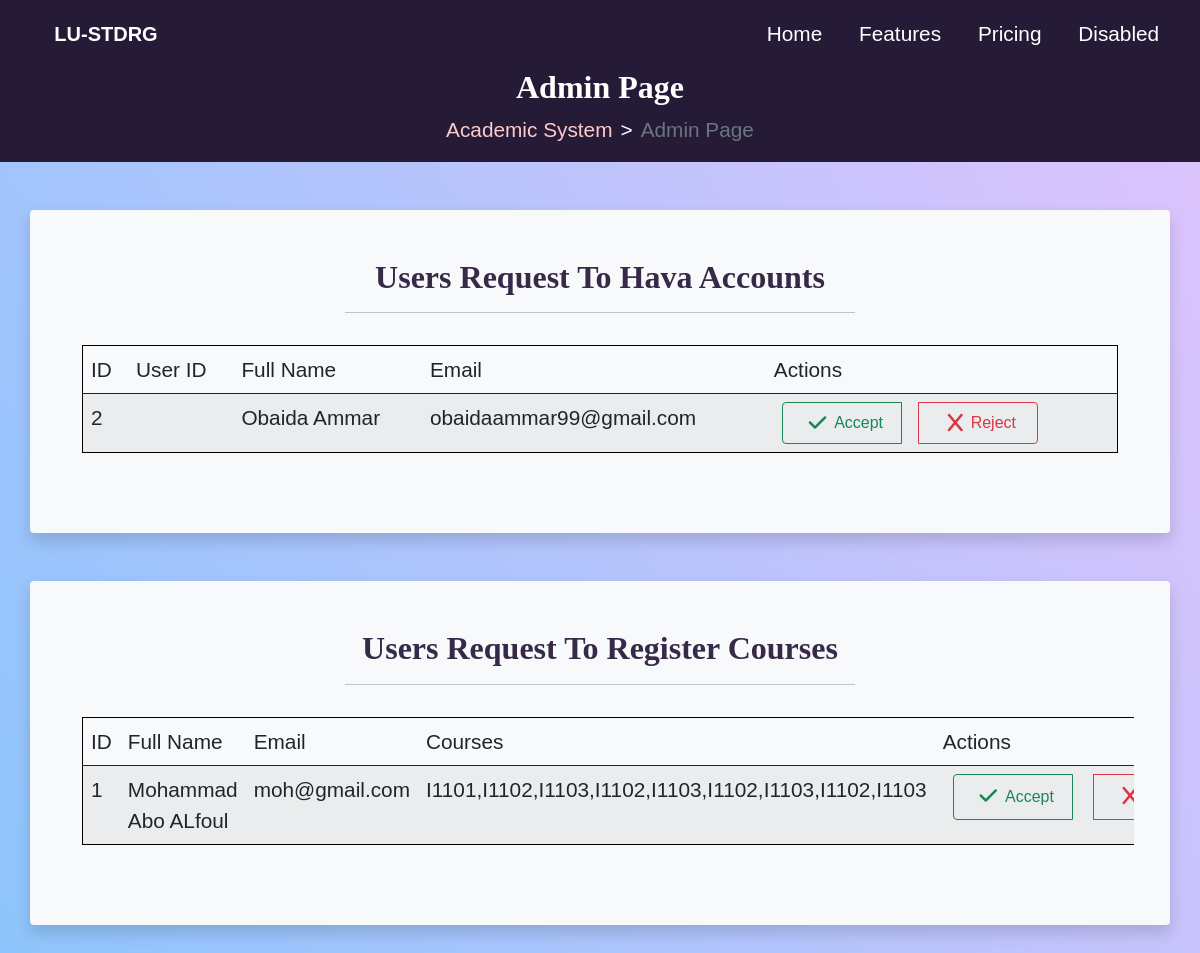
Before: /admin-page.php with the older database file.
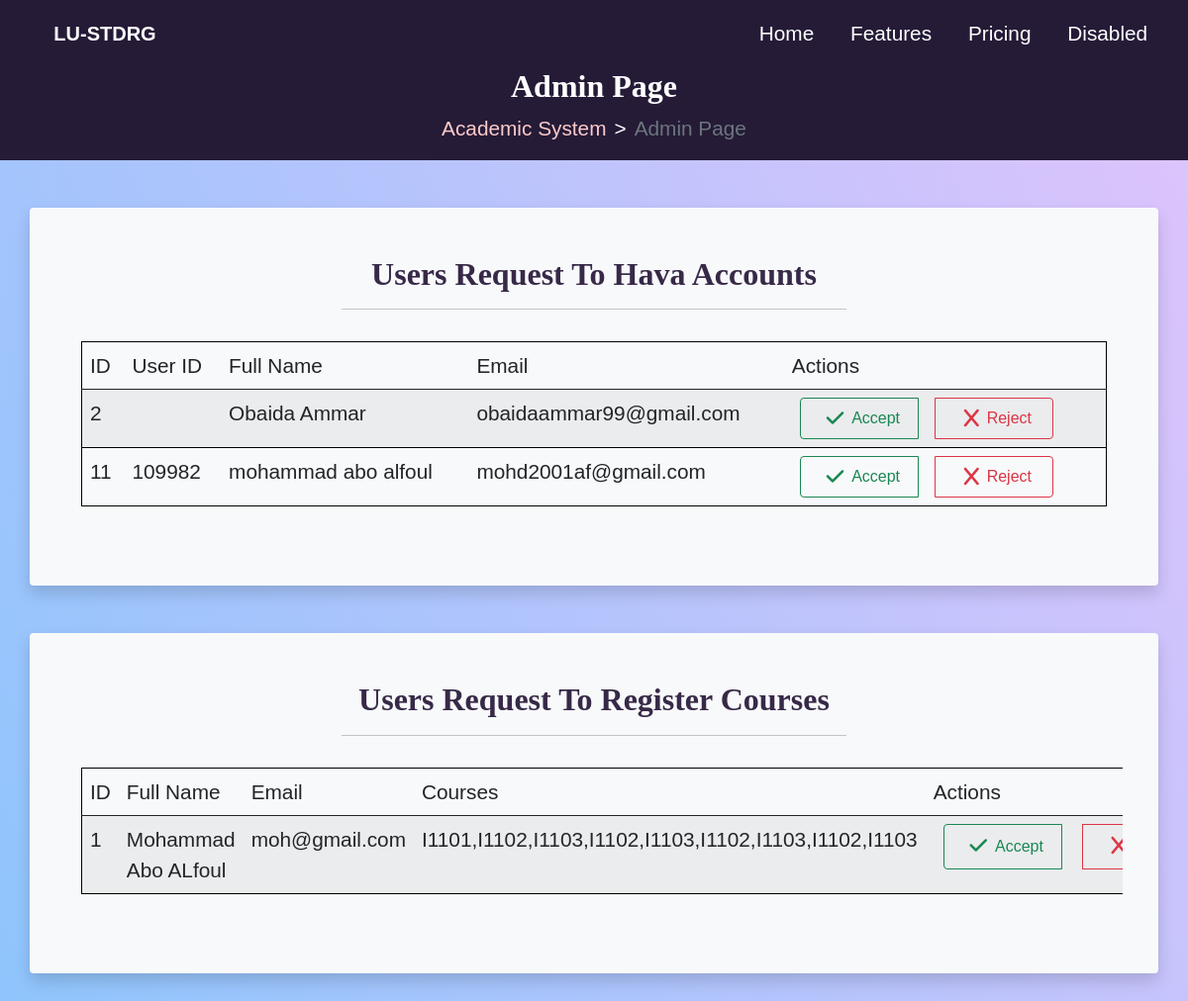
After: the same page with the newer database file.
### tables this page shows
CREATE TABLE `users` (
  `Id` int(11) NOT NULL,
  `UserId` varchar(10) DEFAULT NULL,
  `Fname` varchar(20) NOT NULL,
  `Lname` varchar(20) NOT NULL,
  `Email` varchar(30) NOT NULL,
  `Password` char(60) NOT NULL,
  `Admin` tinyint(1) NOT NULL
);

### classes/dal.php (called while the page is built, shortened)
<?php
    class DAL{
        private $servername = "localhost";
        private $username = "root";
        private $password = "";
        private $dbname = "FacultyOfScience";
        public function getConnection(){
            return new mysqli($this->servername, $this->username, $this->password, $this->dbname);
        }
        public function getData($sql) {
            $conn = $this->getConnection();
            $result = $conn->query($sql);
            if ( $result ) {
                $array = $result->fetch_all( MYSQLI_ASSOC );
                return $array;
            } else {
                echo mysqli_error( $conn );
            }
        }
    }
?>

### classes/user_dal.php (called while the page is built, shortened)
<?php
 class User_DAL extends DAL {
    public function getUserRequestToJoinSite(){
        $sql="SELECT
        users.Id,
        users.UserId,
        users.Fname,
        users.Lname,
        users.Email,
        users.Password
    FROM
        users
    WHERE
        users.Admin = 0";
    return $this->getData($sql);
    }
 }
?>

### admin-page.php (the view, shortened to what this page needs)
<!DOCTYPE html>
<html lang="en">
<head>
    <link rel="stylesheet" href="css/bootstrap.css">
    <link rel="stylesheet" href="css/datatable.css">
    <link rel="stylesheet" href="FontAwesome/css/all.min.css">
    <link rel="stylesheet" href="css/admin-page-style.css">
</head>
<body>
  <?php
   require("classes/dal.php");
   require("classes/user_dal.php");
   $user_dal=new User_DAL();
   $users_requests=$user_dal->getUserRequestToJoinSite();
  ?>
    <div class="container-fluid w-100 p-0 m-0">
        <nav class="navbar navbar-expand-lg navbar-light bg-light sticky-top">
            <div class="container-fluid">
                <a class="navbar-brand" href="#">
                    <span class="navbar-title">LU-STDRG</span>
                </a>
                <div class="collapse navbar-collapse justify-content-end ms-auto" id="navbarNavCollapse">
                    <ul class="navbar-nav navbarItems">
                        <li class="nav-item">
                            <a class="nav-link active" aria-current="page" href="#">Home</a>
                        </li>
                        <li class="nav-item">
                            <a class="nav-link" href="#">Features</a>
                        </li>
                        <li class="nav-item">
                            <a class="nav-link" href="#">Pricing</a>
                        </li>
                        <li class="nav-item">
                            <a class="nav-link disabled" href="#" tabindex="-1" aria-disabled="true">Disabled</a>
                        </li>
                    </ul>
                </div>
            </div>
        </nav>
        <div class="row" id="breadcrumb_navbar">
            <div class="col-12">
                <div class="row">
                    <div class="col-12">
                        <h2 class="page-title text-white">Admin Page</h2>
                    </div>
                </div>
                <div class="row">
                    <div class="col-12 d-flex justify-content-center">
                        <nav style="--bs-breadcrumb-divider: '>';" aria-label="breadcrumb">
                            <ol class="breadcrumb">
                                <li class="breadcrumb-item"><a href="#">Academic System</a></li>
                                <li class="breadcrumb-item active" aria-current="page">Admin Page</li>
                            </ol>
                        </nav>
                    </div>
                </div>
            </div>
        </div>
        <section id="users_accounts_request_section">
            <div class="container mt-5 bg-light rounded shadow p-5 mb-5 mx-sm-3 mx-lg-auto">
                <div class="row d-flex justify-content-center">
                    <div class="col-sm-12 col-md-10 col-lg-6">
                        <h2 class="page-title">Users Request To Hava Accounts</h2>
                        <hr>
                    </div>
                </div>
                <div class="row">
                    <div class="col-12 overflow-auto p-3">
                        <table class="table table-striped" id="users_accounts_request_table">
                            <thead>
                                <tr>
                                    <td>ID</td>
                                    <td>User ID</td>
                                    <td>Full Name</td>
                                    <td>Email</td>
                                    <td>Actions</td>
                                </tr>
                            </thead>
                            <tbody>
                              <?php
                              foreach($users_requests as $v){
                                ?>
                                <tr>
                                  <td class="p-2"><?php echo $v['Id']; ?></td>
                                  <td class="p-2"><?php echo $v['UserId']; ?></td>
                                  <td class="p-2"><?php echo $v['Fname'].' '.$v['Lname']; ?></td>
                                  <td class="p-2"><?php echo $v['Email']; ?></td>
                                  <td class="p-2">
                                        <div class="btn-group">
                                            <button
                                                class="btn btn-outline-success accept-student-account-btn p-2 mx-2"><i
                                                    class="fa-solid fa-check fa-lg mx-2 rounded"></i>Accept</button>
                                            <button
                                                class="btn btn-outline-danger reject-student-account-btn p-2 mx-2"><i
                                                    class="fa-solid fa-x fa-lg mx-2 rounded"></i>Reject</button>
                                        </div>
                                    </td>
                                </tr>
                              <?php
                              }
                              ?><!--
                            </tbody>
                        </table>
                    </div>
                </div>
            </div>
        </section>
        <section id="student_register_courses_request_section">
            <div class="container mt-5 bg-light rounded shadow p-5 mb-5 mx-sm-3 mx-lg-auto">
                <div class="row d-flex justify-content-center">
                    <div class="col-sm-12 col-md-10 col-lg-6">
                        <h2 class="page-title">Users Request To Register Courses</h2>
                        <hr>
                    </div>
                </div>
                <div class="row">
                    <div class="col-12 overflow-auto p-3">
                        <table class="table table-striped" id="student_register_courses_request_table">
                            <thead>
                                <tr>
                                    <td>ID</td>
                                    <td>Full Name</td>
                                    <td>Email</td>
                                    <td>Courses</td>
                                    <td>Actions</td>
                                </tr>
                            </thead>
                            <tbody>
                                <tr>
                                    <td>1</td>
                                    <td>Mohammad Abo ALfoul</td>
                                    <td>moh@gmail.com</td>
                                    <td>I1101,I1102,I1103,I1102,I1103,I1102,I1103,I1102,I1103</td>
                                    <td class="">
                                        <div class="btn-group">
                                            <button class="btn btn-outline-success accept-student-registration-btn"><i
                                                    class="fa-solid fa-check fa-lg mx-2 mt-2 rounded"></i>Accept</button>
                                            <button class="btn btn-outline-danger reject-student-registration-btn"><i
                                                    class="fa-solid fa-x fa-lg mx-2 mt-2 rounded"></i>Reject</button>
                                        </div>
                                    </td>
                                </tr>
                            </tbody>
                        </table>
                    </div>
                </div>
            </div>
        </section>
    </div>
</body>
</html>

### css/datatable.css (style rules this page uses)
:root { --dt-row-selected: 13, 110, 253; --dt-row-selected-text: 255, 255, 255; --dt-row-selected-link: 9, 10, 11 }

### css/admin-page-style.css (style rules this page uses)
:root { --darker-color: rgb(37,27,55); --dark-color: rgb(55,41,72); --light-color: rgb(255,202,202); --lighter-color: rgb(255,236,239); --yellow-color: rgb(255, 217, 61); --green-color: rgb(224, 255, 19); --departments-cards: #ECF2FF; --font-family: 'Poppins',sans-serif; --font-size: 1.3rem; --bg-gradient: linear-gradient(62deg, #8EC5FC 0%, #E0C3FC 100%); --font-family: 'Poppins',sans-serif; --font-size: 1.3rem; }
body { min-height: 100vh; background: var(--bg-gradient); font-family: var(--font-family); font-size: var(--font-size); }
.navbar { background-color: var(--darker-color) !important; z-index: 3 !important; padding: 0.5em 1em !important; color: white !important; }
.navbar-brand .navbar-title { text-decoration: none; margin-left: 1rem; font-weight: 600; white-space: nowrap; color: white; }
#navbarNavCollapse { transition: all 0.5s !important; }
.navbarItems .nav-item .nav-link { color:white !important; margin-left: 1em !important; transition: all 0.5s ease-in !important; }
#breadcrumb_navbar { background-color: var(--darker-color) !important; color: white !important; margin-top: 0px; margin-right: 0px; margin-left: 0px; transition: all 0.7s; }
.breadcrumb-item a { text-decoration: none !important; color: var(--light-color) !important; transition: all 0.5s; }
.breadcrumb-item::before { color: white !important; }
.page-title { font-family: 'Courgette' !important; font-weight: 600; color: var(--dark-color); text-align: center; }
table { border: 1px solid black !important; }
table tbody tr td button { padding: 10px !important; width: 120px !important; margin-bottom: auto !important; margin-left: 10px !important; margin-right: 10px !important; white-space: nowrap !important; transition: all 0.7s !important; }

Changed rows visible on the page:
added users: Id "11", UserId "109982", Fname "mohammad", Lname "abo alfoul", Email "mohd2001af@gmail.com"
